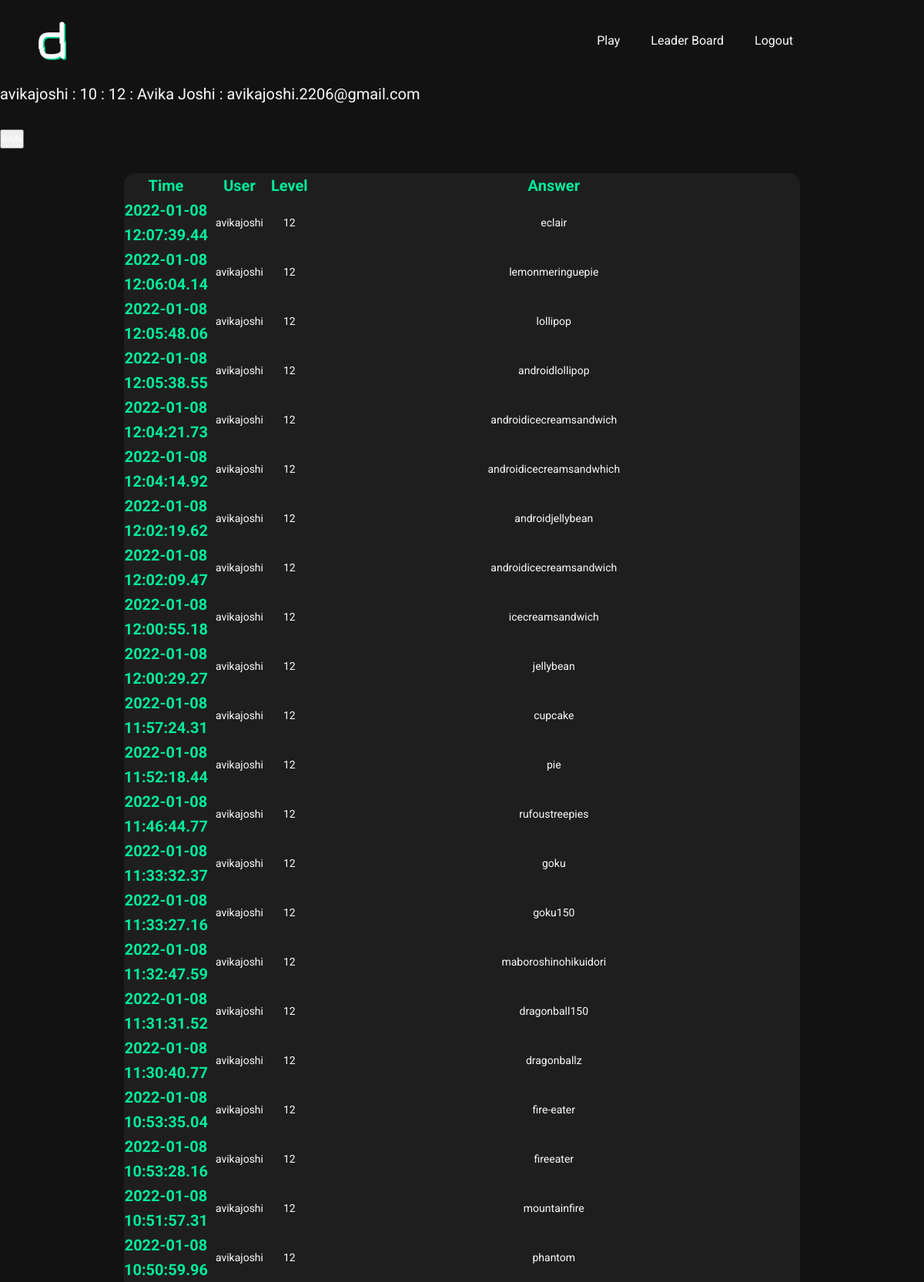
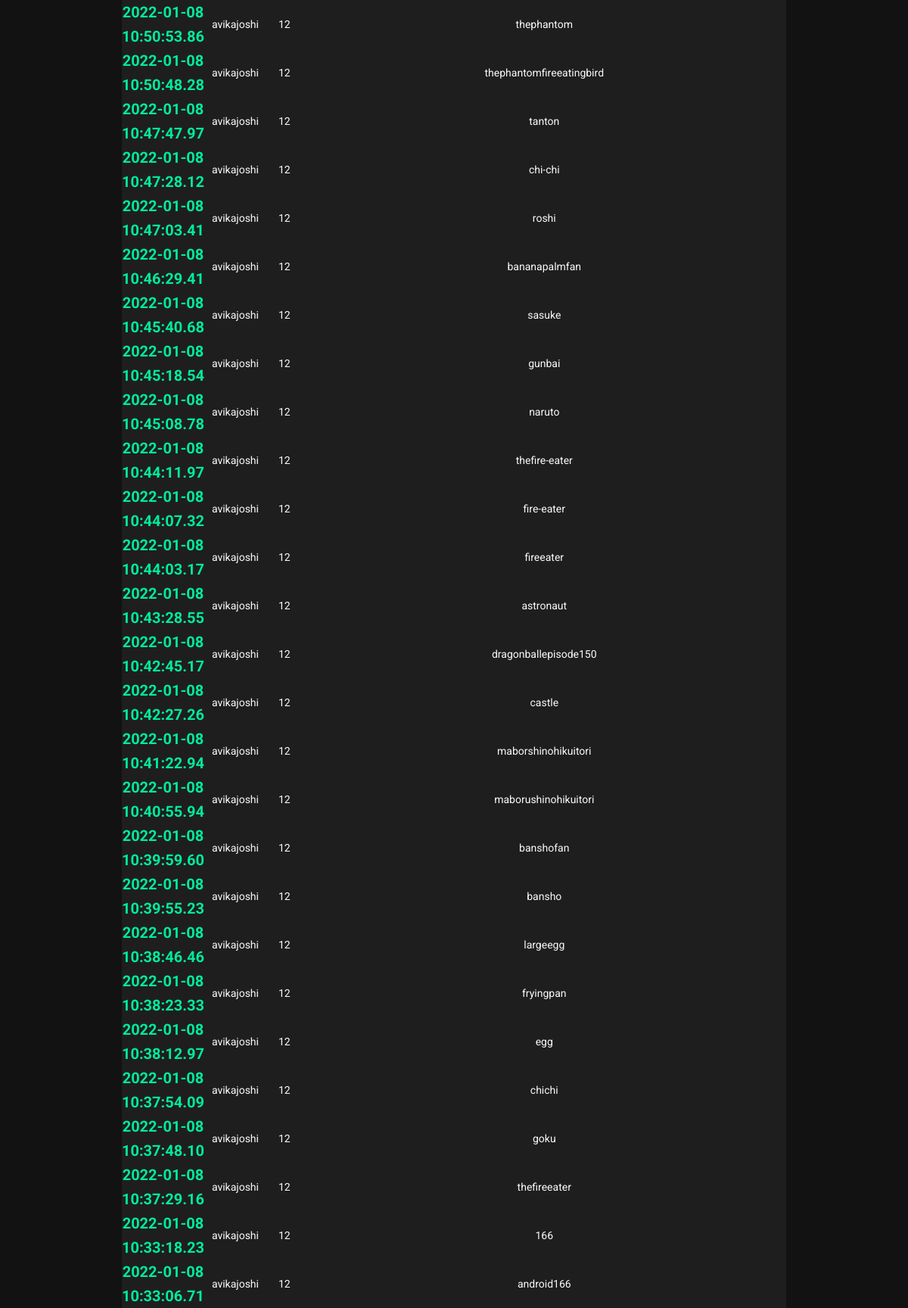
The app's page /profile/19 (signed in, upper part) with its own data (2 pictures, top to bottom).
### cryptic/models.py (models this page shows, shortened)
class User(db.Model,UserMixin):
    __tablename__ = 'users'
    id = db.Column(db.Integer,primary_key = True)
    fname = db.Column(db.String)
    lname = db.Column(db.String)
    email = db.Column(db.String(64),index=True)
    username = db.Column(db.String(64),unique=True,index=True)
    classe = db.Column(db.String)
    password_hash = db.Column(db.String)
    question = db.Column(db.Integer)
    answer_time = db.Column(db.DateTime,nullable = False,default=datetime.now)
    restricted = db.Column(db.String,default = "No")
    ip = db.Column(db.String,nullable = True)
    logs = db.relationship('Logs' , backref = 'user' , lazy = 'dynamic')

### app.py (the view)
@app.route('/profile/<username>',methods = ['GET','POST'])
@login_required
def profile(username):
    if current_user.username != 'Xino':
        abort(403)
    user = User.query.filter_by(id=username)
    logs = []
    if user:
        if user[0].logs:
            for i in user[0].logs:
                logs.append(i)
    logs.reverse()
    return render_template("profile.htm",user=user[0],logs=logs)

### cryptic/models.py (called while the page is built)
@login_manager.user_loader
def load_user(user_id):
    return User.query.get(user_id)

### cryptic/templates/profile.htm
{% extends "base.html" %}
{% block content %}
<p class="question">
  {{user.username}} : {{user.classe}}  : {{user.question}} : {{user.fname}} {{user.lname}} : {{user.email}}
</p>
{%if user.restricted == "Yes"%}
<a  href="{{url_for('unban',username = user.username)}}"> <button>UNBAN</button></a>
{%else%}
<a  href="{{url_for('ban',username = user.username)}}"> <button>BAN</button></a>
{%endif%}
<br><br><br>
 <table class="table table-dark">
  <thead>
    <tr>
      <th scope="col">Time</th>
      <th scope="col">User</th>
      <th scope="col">Level</th>
      <th scope="col">Answer</th>
    </tr>
  </thead>
  <tbody>
    {%for log in logs%}
    <tr>
      <th scope="row">{{log.answer_time.strftime('%Y-%m-%d %H:%M:%S.%f')[:-4]}}</th>
      <td>{{log.user.username}}</td>
      <td>{{log.question}}</td>
      <td>{{log.answer}}</td>
    </tr>
    {%endfor%}
  </tbody>
</table>
{%endblock%}

### cryptic/static/styles.css (style rules this page uses)
:root { --color-primary: #07da93; --color-primary-light: #00eb9e; --color-primary-dark: #02bb7d; --color-grey-light-1: #faf9f9; --color-grey-light-2: #c6c7c9; --color-grey-dark-1: #121212; --color-grey-dark-2: #1f1e1e; }
html { font-size: 62.5% !important; box-sizing: border-box; scroll-behavior: smooth !important; }
@media only screen and (max-width: 75em) { html { font-size: 50%; } }
*, *::before, *::after { margin: 0; padding: 0; box-sizing: inherit; font-family: "Roboto", sans-serif; line-height: 1.6; text-decoration: none; color: var(--color-grey-light-1); }
body { background-color: var(--color-grey-dark-1); overflow-x: hidden; }
.question { font-size: 2rem; margin-bottom: 3rem; }
.table { background-color: var(--color-grey-dark-2); padding: 2rem; width: 70%; margin: auto; border-radius: 15px; text-align: center; border-collapse: collapse; }
th { font-size: 2rem; color: var(--color-primary-light); }
td { font-size: 1.4rem; padding: 1.5rem 1rem; }

### records on screen
User: username "avikajoshi", classe "10", question "12", fname "Avika", lname "Joshi", email "avikajoshi.2206@gmail.com", user.username "avikajoshi" "avikajoshi" "avikajoshi" "avikajoshi" "avikajoshi" "avikajoshi" "avikajoshi" "avikajoshi" "avikajoshi" "avikajoshi" "avikajoshi" "avikajoshi" "avikajoshi" "avikajoshi" "avikajoshi" "avikajoshi" "avikajoshi" "avikajoshi" "avikajoshi" "avikajoshi" "avikajoshi" "avikajoshi" "avikajoshi" "avikajoshi" "avikajoshi" "avikajoshi" "avikajoshi" "avikajoshi" "avikajoshi" "avikajoshi" "avikajoshi" "avikajoshi" "avikajoshi" "avikajoshi" "avikajoshi" "avikajoshi" "avikajoshi" "avikajoshi" "avikajoshi" "avikajoshi" "avikajoshi" "avikajoshi" "avikajoshi" "avikajoshi" "avikajoshi" "avikajoshi" "avikajoshi" "avikajoshi" "avikajoshi"

### other values on screen
{{ log.answer_time.strftime('%Y-%m-%d %H:%M:%S.%f')[:-4] }} "2022-01-08 12:07:39.44" "2022-01-08 12:06:04.14" "2022-01-08 12:05:48.06" "2022-01-08 12:05:38.55" "2022-01-08 12:04:21.73" "2022-01-08 12:04:14.92" "2022-01-08 12:02:19.62" "2022-01-08 12:02:09.47" "2022-01-08 12:00:55.18" "2022-01-08 12:00:29.27" "2022-01-08 11:57:24.31" "2022-01-08 11:52:18.44" "2022-01-08 11:46:44.77" "2022-01-08 11:33:32.37" "2022-01-08 11:33:27.16" "2022-01-08 11:32:47.59" "2022-01-08 11:31:31.52" "2022-01-08 11:30:40.77" "2022-01-08 10:53:35.04" "2022-01-08 10:53:28.16" "2022-01-08 10:51:57.31" "2022-01-08 10:50:59.96" "2022-01-08 10:50:53.86" "2022-01-08 10:50:48.28" "2022-01-08 10:47:47.97" "2022-01-08 10:47:28.12" "2022-01-08 10:47:03.41" "2022-01-08 10:46:29.41" "2022-01-08 10:45:40.68" "2022-01-08 10:45:18.54" "2022-01-08 10:45:08.78" "2022-01-08 10:44:11.97" "2022-01-08 10:44:07.32" "2022-01-08 10:44:03.17" "2022-01-08 10:43:28.55" "2022-01-08 10:42:45.17" "2022-01-08 10:42:27.26" "2022-01-08 10:41:22.94" "2022-01-08 10:40:55.94" "2022-01-08 10:39:59.60" "2022-01-08 10:39:55.23" "2022-01-08 10:38:46.46" "2022-01-08 10:38:23.33" "2022-01-08 10:38:12.97" "2022-01-08 10:37:54.09" "2022-01-08 10:37:48.10" "2022-01-08 10:37:29.16" "2022-01-08 10:33:18.23" "2022-01-08 10:33:06.71"
{{ log.question }} "12" "12" "12" "12" "12" "12" "12" "12" "12" "12" "12" "12" "12" "12" "12" "12" "12" "12" "12" "12" "12" "12" "12" "12" "12" "12" "12" "12" "12" "12" "12" "12" "12" "12" "12" "12" "12" "12" "12" "12" "12" "12" "12" "12" "12" "12" "12" "12" "12"
{{ log.answer }} "eclair" "lemonmeringuepie" "lollipop" "androidlollipop" "androidicecreamsandwich" "androidicecreamsandwhich" "androidjellybean" "androidicecreamsandwich" "icecreamsandwich" "jellybean" "cupcake" "pie" "rufoustreepies" "goku" "goku150" "maboroshinohikuidori" "dragonball150" "dragonballz" "fire-eater" "fireeater" "mountainfire" "phantom" "thephantom" "thephantomfireeatingbird" "tanton" "chi-chi" "roshi" "bananapalmfan" "sasuke" "gunbai" "naruto" "thefire-eater" "fire-eater" "fireeater" "astronaut" "dragonballepisode150" "castle" "maborshinohikuitori" "maborushinohikuitori" "banshofan" "bansho" "largeegg" "fryingpan" "egg" "chichi" "goku" "thefireeater" "166" "android166"
